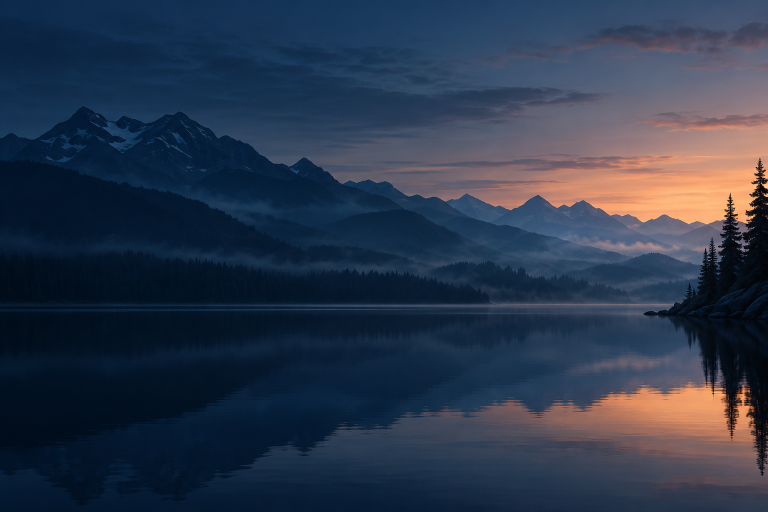
#> input picture firmware/clock/assets/blue-hour-source.png, 1536 x 1024 px (shown at 1/2 size)
$ python encode-clock-wallpaper.py
#> lines starting #> are read from the running program, lines starting #| are printed output that depends on the picture
#!/usr/bin/env python3
"""Encode an existing wallpaper for flash-backed LVGL use. Requires Pillow.

This build-time conversion has no runtime image decoder or full-frame allocation.
The generated C file is checked in, so regular firmware builds need no Pillow.
"""
from pathlib import Path
from PIL import Image, ImageOps
root = Path(__file__).resolve().parents[1]
source = root / 'firmware/clock/assets/blue-hour-source.png'
out = root / 'firmware/clock/main/home_wallpaper.c'
image = ImageOps.fit(Image.open(source).convert('RGB'), (480, 320), method=Image.Resampling.LANCZOS)
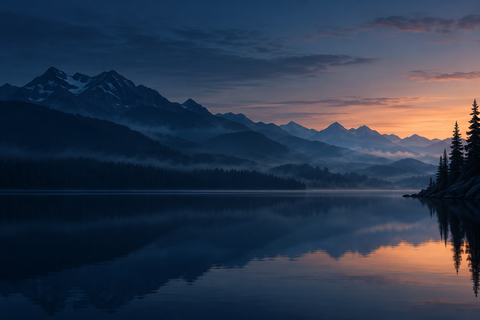
#> image: PIL image 480x320 RGB; mean R, G, B 43.4, 55.4, 75
values = [((r >> 3) << 11) | ((g >> 2) << 5) | (b >> 3) for r, g, b in image.getdata()]
#> values = 153600 items
with out.open('w') as f:
    f.write('/* Generated by scripts/encode-clock-wallpaper.py; pixels remain in flash. */\n#include "lvgl.h"\nstatic const uint16_t pixels[] = {\n')
    for i in range(0, len(values), 16):
        f.write(','.join(f'0x{x:04x}' for x in values[i:i+16]) + ',\n')
#> this loop made 9600 passes
#> i on passes 2 to 4: 16, 32, 48
    f.write('};\nconst lv_image_dsc_t home_wallpaper = {\n.header = {.magic=LV_IMAGE_HEADER_MAGIC, .cf=LV_COLOR_FORMAT_RGB565, .w=480, .h=320, .stride=960},\n.data_size=sizeof(pixels), .data=(const uint8_t *)pixels\n};\n')
